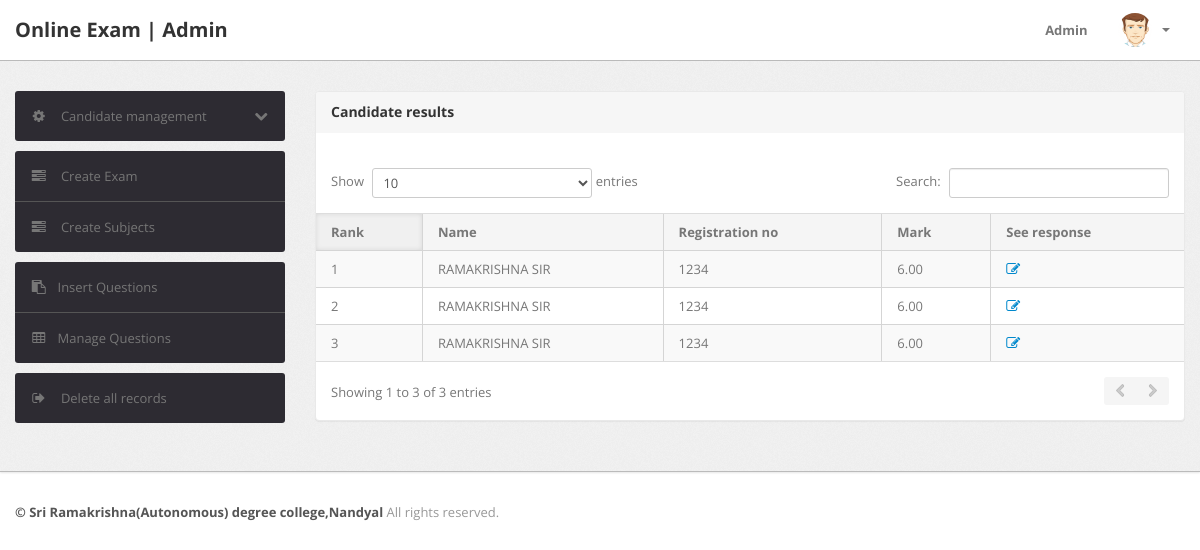
The page /admin/cand-result.php (signed in) on the database its author committed.
### tables this page shows
CREATE TABLE IF NOT EXISTS `student_mark` (
  `id` int(10) NOT NULL,
  `Cand_regd_id` varchar(50) DEFAULT NULL,
  `Mark_ob` float(5,2) DEFAULT NULL,
  PRIMARY KEY (`id`)
);

CREATE TABLE IF NOT EXISTS `student` (
  `Regd_id` varchar(50) NOT NULL DEFAULT '',
  `Name` varchar(200) DEFAULT NULL,
  `Password` varchar(20) DEFAULT NULL,
  PRIMARY KEY (`Regd_id`)
);

### admin/cand-result.php (the view, shortened to what this page needs)
<?php
include('include/config.php');
if(strlen($_SESSION['alogin'])==0)
	{
header('location:index.php');
}
else{
?>
<!DOCTYPE html>
<html lang="en">
<head>
	<link type="text/css" href="bootstrap/css/bootstrap.min.css" rel="stylesheet">
	<link type="text/css" href="bootstrap/css/bootstrap-responsive.min.css" rel="stylesheet">
	<link type="text/css" href="css/theme.css" rel="stylesheet">
	<link type="text/css" href="images/icons/css/font-awesome.css" rel="stylesheet">
</head>
<body>
<?php include('include/header.php');?>
	<div class="wrapper">
		<div class="container">
			<div class="row">
<?php include('include/sidebar.php');?>
			<div class="span9">
					<div class="content">
	<div class="module">
							<div class="module-head">
								<h3>Candidate results</h3>
							</div>
							<div class="module-body table">
									<br />
							<table cellpadding="0" cellspacing="0" border="0" class="datatable-1 table table-bordered table-striped	 display" width="100%">
									<thead>
										<tr>
										<th>Rank</th>
											<th>Name</th>
											<th>Registration no</th>
											<th>Mark</th>
											<th>See response</th>
										</tr>
									</thead>
									<tbody>
<?php
 $query=mysqli_query($con,"select * from student_mark sm inner join student st on sm.Cand_regd_id=st.Regd_id order by sm.Mark_ob desc ");
$cnt=1;
while($row=mysqli_fetch_array($query))
{
?>
										<tr>
											<td><?php echo $cnt;?></td>
											<td><?php echo htmlentities($row['Name']);?></td>
											<td><?php echo $row['Regd_id'];?></td>
										<td> <?php echo $row['Mark_ob'];?></td>
											<td>
											<a href="cand-resp.php?id=<?php echo $row['Regd_id']?>" ><i class="icon-edit"></i></a>
											</td>
										</tr>
										<?php $cnt=$cnt+1; } ?>
								</table>
							</div>
						</div>
					</div>
				</div>
			</div>
		</div>
	</div>
<?php include('include/footer.php');?>
</body>
<?php } ?>

### rows shown on the page
student_mark: student.Name "RAMAKRISHNA SIR", student.Regd_id "1234", Mark_ob "6.00"
student_mark: student.Name "RAMAKRISHNA SIR", student.Regd_id "1234", Mark_ob "6.00"
student_mark: student.Name "RAMAKRISHNA SIR", student.Regd_id "1234", Mark_ob "6.00"
